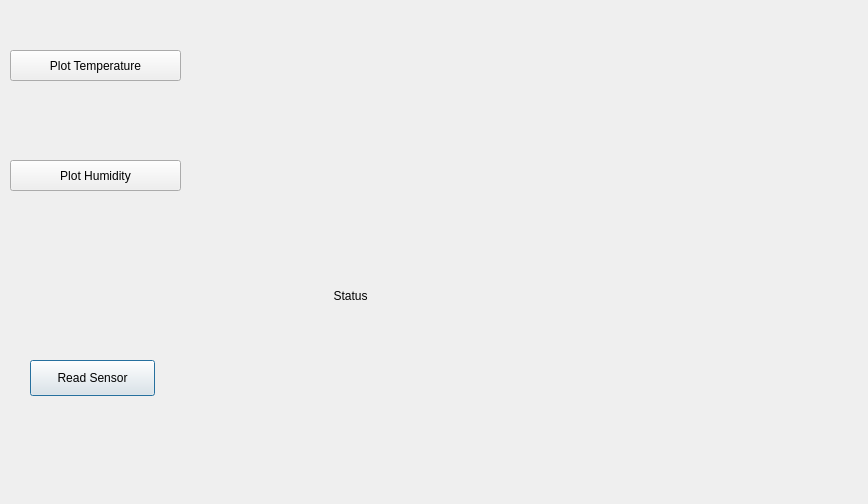
<?xml version="1.0" encoding="UTF-8"?>
<ui version="4.0">
 <class>Dialog</class>
 <widget class="QDialog" name="Dialog">
  <property name="geometry">
   <rect>
    <x>0</x>
    <y>0</y>
    <width>868</width>
    <height>504</height>
   </rect>
  </property>
  <property name="windowTitle">
   <string>Dialog</string>
  </property>
  <widget class="QPushButton" name="Readsensor">
   <property name="geometry">
    <rect>
     <x>30</x>
     <y>360</y>
     <width>125</width>
     <height>36</height>
    </rect>
   </property>
   <property name="text">
    <string>Read Sensor</string>
   </property>
  </widget>
  <widget class="QPushButton" name="tempgraphButton">
   <property name="geometry">
    <rect>
     <x>10</x>
     <y>50</y>
     <width>171</width>
     <height>31</height>
    </rect>
   </property>
   <property name="text">
    <string>Plot Temperature</string>
   </property>
  </widget>
  <widget class="QPushButton" name="pushButton_2">
   <property name="geometry">
    <rect>
     <x>10</x>
     <y>160</y>
     <width>171</width>
     <height>31</height>
    </rect>
   </property>
   <property name="text">
    <string>Plot Humidity</string>
   </property>
  </widget>
  <widget class="QLabel" name="Statuslabel">
   <property name="geometry">
    <rect>
     <x>200</x>
     <y>270</y>
     <width>301</width>
     <height>51</height>
    </rect>
   </property>
   <property name="text">
    <string>Status</string>
   </property>
   <property name="alignment">
    <set>Qt::AlignCenter</set>
   </property>
  </widget>
 </widget>
 <resources/>
 <connections/>
</ui>
